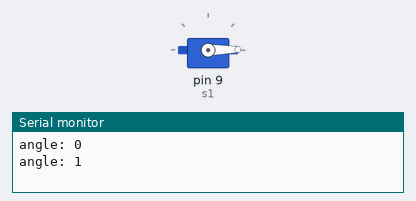
The sketch below on a simulated Arduino Uno, built with avr-gcc and run on an emulated ATmega328P. On the bench: servo, the last lines printed to the serial monitor.

Above: at 0.05 s.
At 3.85 s:
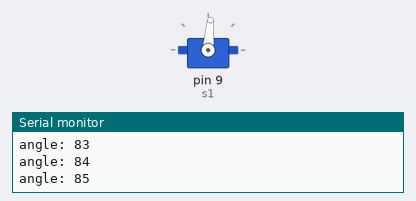
At 7.75 s:
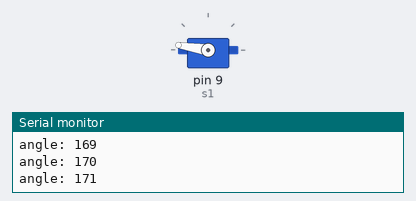
At 15.45 s:
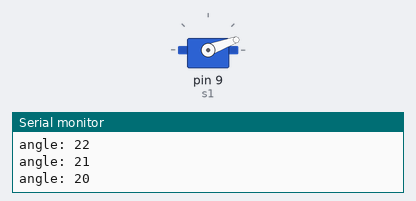
Timing chart, 0 to 21.3 s (numbered marks = the images above):
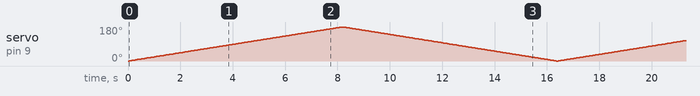

The sketch:

G-Servo_mau.ino
```cpp
#include <Servo.h>
Servo s1;

void setup() {
  Serial.begin(9600);
  s1.attach(9);
}
void loop() {

  for (int degree = 0; degree <= 180; degree++) {
    s1.write(degree);
    Serial.print("angle: ");
    Serial.println(degree);
    delay(45);
  }

  for (int degree = 180; degree >= 0; degree--) {
    s1.write(degree);
    Serial.print("angle: ");
    Serial.println(degree);
    delay(45);
  }
}
```
